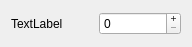
<?xml version="1.0" encoding="UTF-8"?>
<ui version="4.0">
 <class>WLEditIOWidget</class>
 <widget class="QWidget" name="WLEditIOWidget">
  <property name="geometry">
   <rect>
    <x>0</x>
    <y>0</y>
    <width>192</width>
    <height>47</height>
   </rect>
  </property>
  <property name="windowTitle">
   <string>Form</string>
  </property>
  <property name="windowOpacity">
   <double>1.000000000000000</double>
  </property>
  <layout class="QGridLayout" name="gridLayout">
   <item row="0" column="0">
    <widget class="QLabel" name="label">
     <property name="sizePolicy">
      <sizepolicy hsizetype="Preferred" vsizetype="Preferred">
       <horstretch>0</horstretch>
       <verstretch>0</verstretch>
      </sizepolicy>
     </property>
     <property name="toolTip">
      <string>double click - invers</string>
     </property>
     <property name="frameShape">
      <enum>QFrame::NoFrame</enum>
     </property>
     <property name="frameShadow">
      <enum>QFrame::Plain</enum>
     </property>
     <property name="text">
      <string>TextLabel</string>
     </property>
    </widget>
   </item>
   <item row="0" column="1">
    <widget class="QSpinBox" name="spinBox">
     <property name="buttonSymbols">
      <enum>QAbstractSpinBox::PlusMinus</enum>
     </property>
    </widget>
   </item>
  </layout>
 </widget>
 <resources/>
 <connections/>
</ui>
